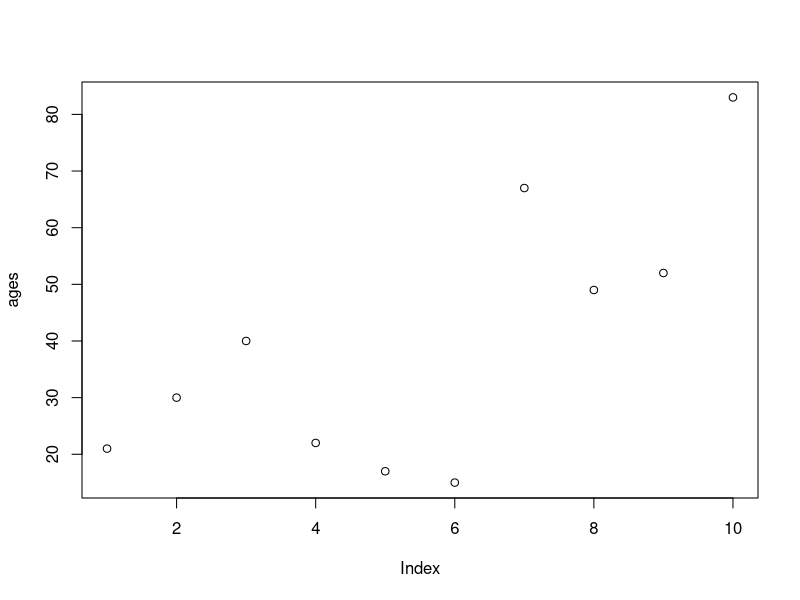
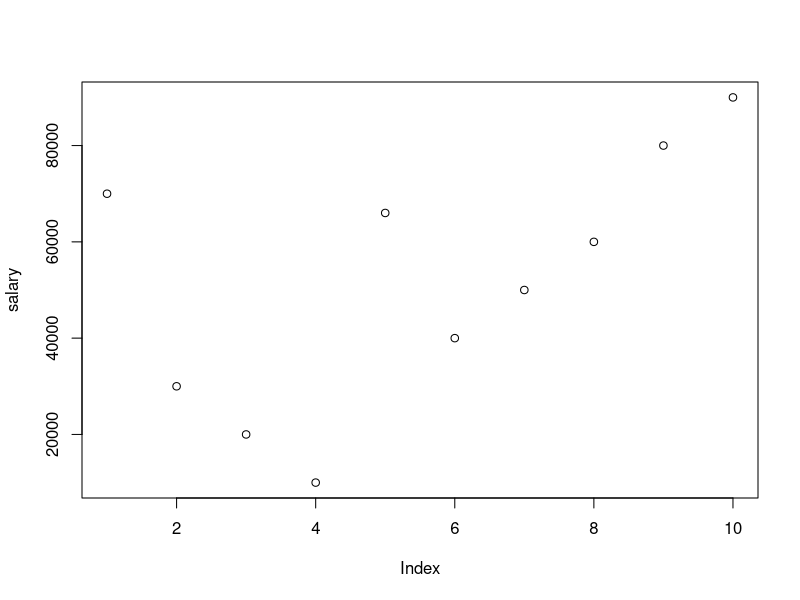
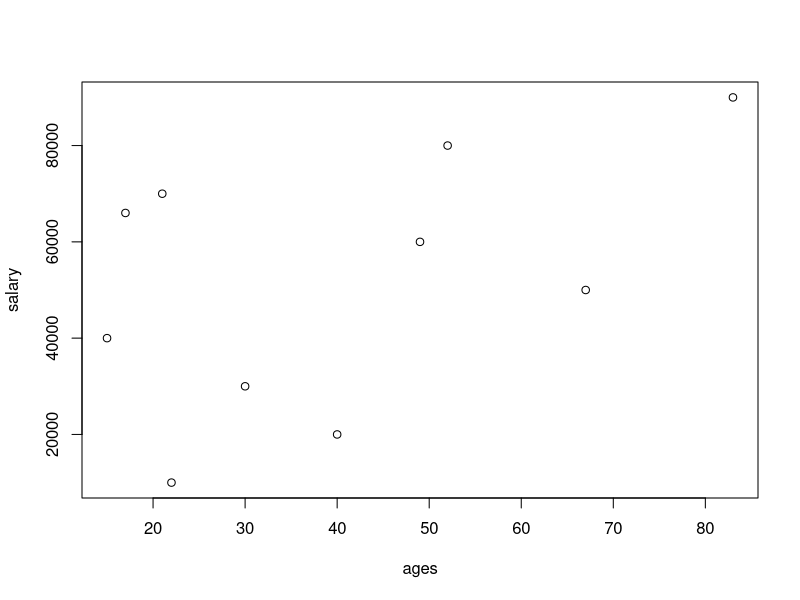
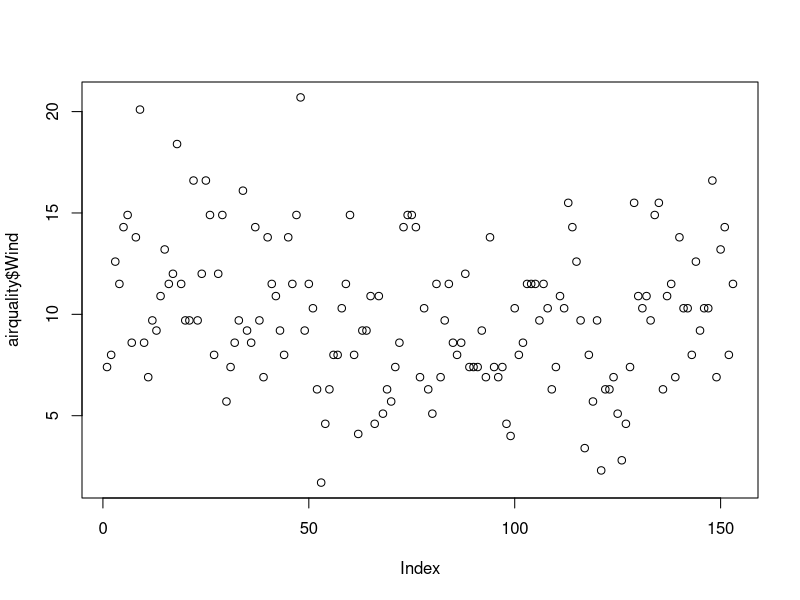
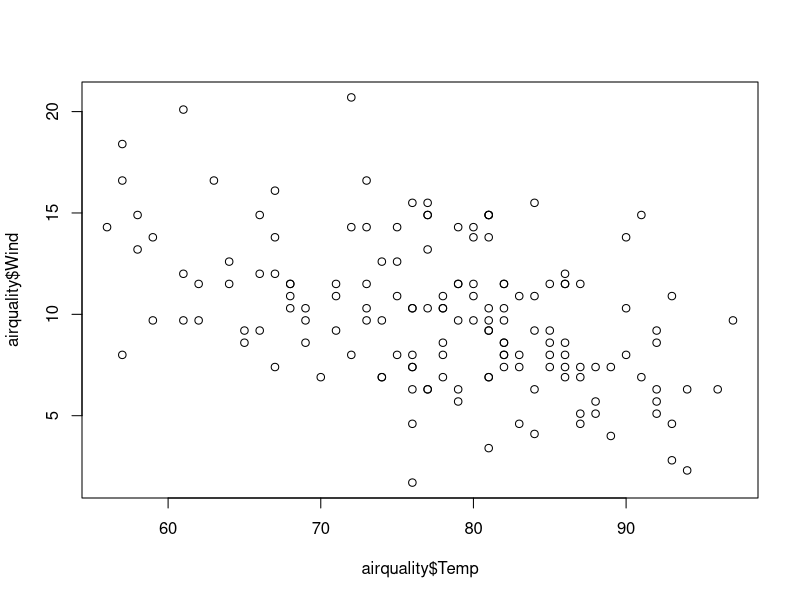
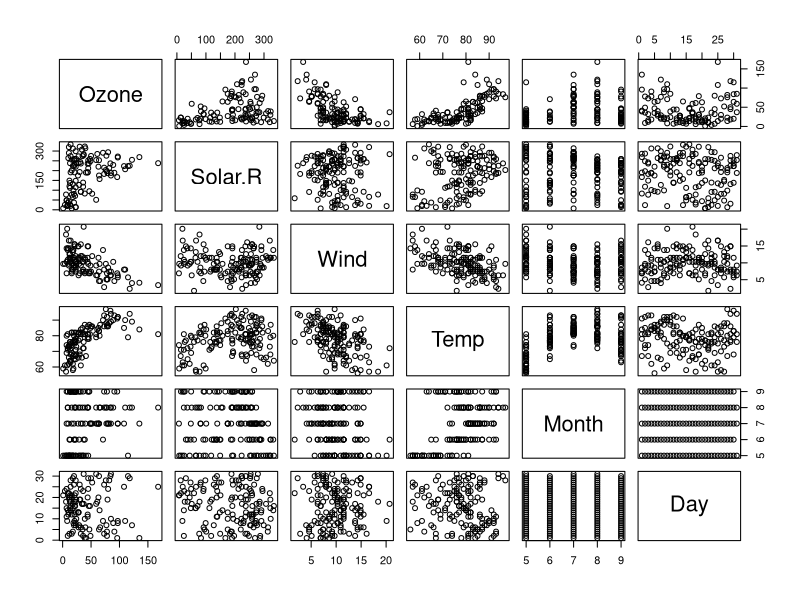
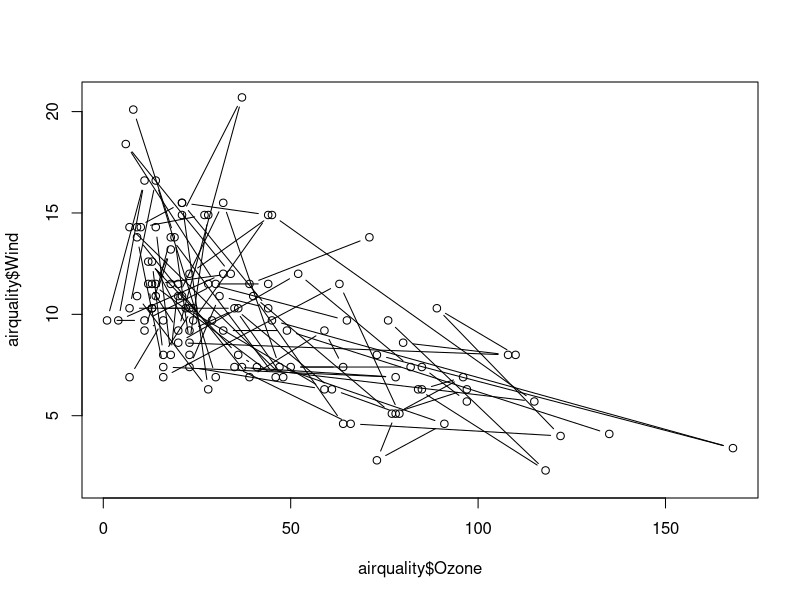
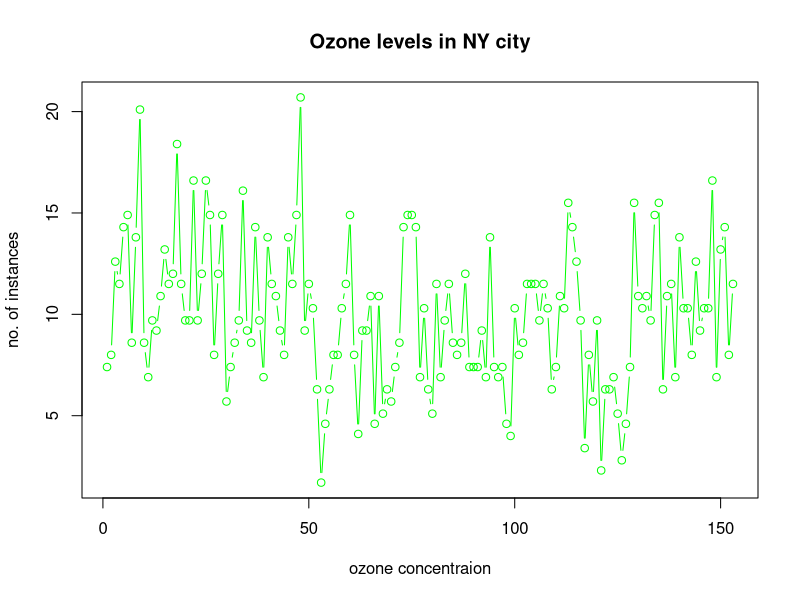

Write the R code that produced these figures, in order. (Note: this script raises an error after producing the figures.)
ages=c(21,30,40,22,17,15,67,49,52,83)
plot(ages)

salary=c(70000,30000,20000,10000,66000,40000,50000,60000,80000,90000)
plot(salary)
plot(ages,salary) #plot (x-axis,y-axis)

help(plot)

data()
airquality=datasets::airquality #in-built dataset airquality is loaded in the environment

head(airquality,10) #top 10 rows of data
tail(airquality,10) #lower 10 rows
names(airquality) #names of all coloumns

airquality[,c(1,2)] #all rows and 1,2 columns
AQdf=airquality[,-6] #AQdf is new data frame with all rows of airquality and excluding 6 coloumns

summary(airquality[,1]) #summary statistics for column 1
summary(airquality$Temp)

airquality$Wind #displays the wind column

#Visualization of the data
plot(airquality$Wind)
plot(airquality$Temp,airquality$Wind,type='p')
plot(airquality) #scatterplot (important for machine learning)
plot(airquality$Ozone,airquality$Wind,type='b')

plot(airquality$Wind,
     xlab='ozone concentraion',
     ylab='no. of instances',
     main='Ozone levels in NY city',
     col='green',
     type='b'
     )
help(plot)

#horizontal bar plot
barplot(airquality$Ozone,
        main='Ozone concentration in air',
        ylab='ozone levels',
        col='red',
        horiz=T, #horizontal = true
        axes=F) #hide/unhide axes
help(barplot)

#histogram
hist(airquality$Temp) #his is command for displaying histogram

hist(airquality$Temp,
     main='solar radiation values in air',
     xlab='solar radiation',
     col='cyan',
     border='red')

#single box plot
help(boxplot)

boxplot(airquality$Wind,
        main='Wind boxplot',
        col='cyan',
        border='orange',
        horizontal=T)

boxplot.stats(airquality$Wind)$out #this command gives the outliers in the boxplot

airquality$Ozone

#multiple boxplots
boxplot(airquality[1:4],
        main='multiple boxplots',
        horizontal=T,
        col='green',
        border='purple')

#margin of the grid(mar)(bottom,left,top,right)
#no of rows and columns(mfrow)
#'bty' command gives box around plot.
#par is partition of screen parts

help(par)
par(mfrow=c(3,3),mar=c(1,2,1,2), las=0, bty='o')
plot(airquality$Ozone)
plot(airquality$Wind)
plot(airquality$Solar.R)
plot(airquality$Temp)
plot(airquality$Month)

#considering NA values
max(airquality$Wind)
min(airquality$Solar.R)
#if NA values are present in the dataset then the min,max,mean, median wont work
#to remove the NA values we use 'na.rm=T'
mean(airquality$Solar.R,na.rm=T)

#calculating variance,skewness,standard deviation,kurtosis
var(airquality$Solar.R,na.rm=T)
sd(airquality$Solar.R,na.rm=T)

skewness(airquality$Solar.R,na.rm=T) #error
kurtosis(airquality$Solar.R,na.rm=T) #error

#for skewness and kurtosis we need to install packages
#skewness and kurtosis is in moments package
#now the above commands wont give error and work properly
skewness(airquality[1:4],na.rm=T)

#density plot is a smooth curve plot
plot(density(airquality$Solar.R,na.rm=T))

#quakes dataset
quakes=datasets::quakes
